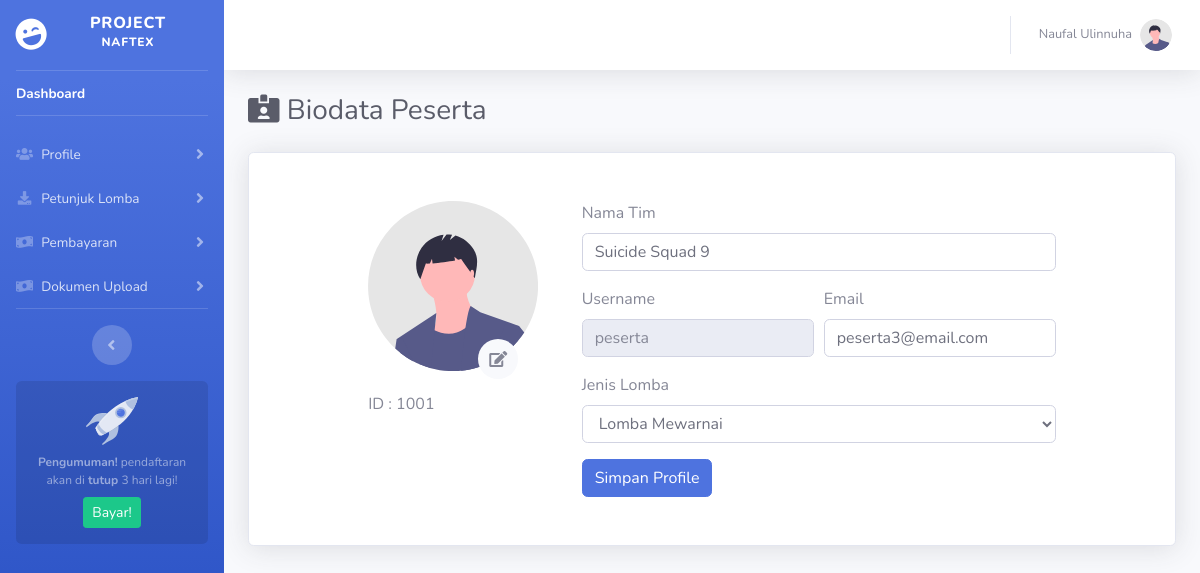
/admin/biodata.php (signed in), run on an earlier commit of the app's database.
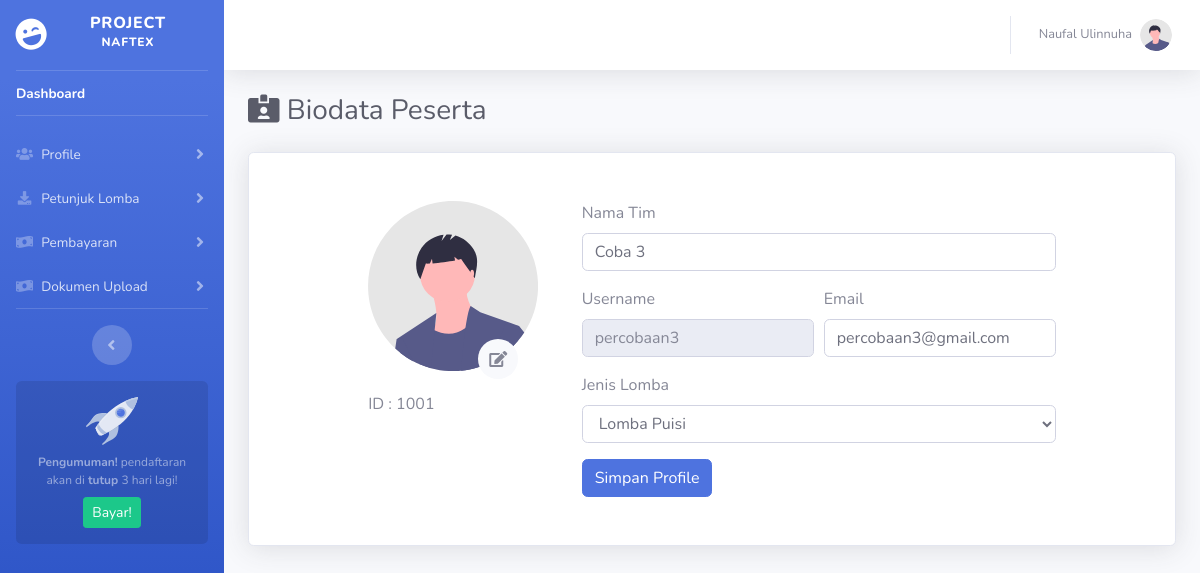
And on a later commit of the database.
### tables this page shows
CREATE TABLE `user` (
  `id_user` int(11) NOT NULL,
  `username` varchar(50) NOT NULL,
  `password` varchar(50) NOT NULL,
  `nama` varchar(50) NOT NULL,
  `email` varchar(50) NOT NULL,
  `level` varchar(50) NOT NULL
);

CREATE TABLE `data_peserta` (
  `id_user` int(11) NOT NULL,
  `id_lomba` int(11) NOT NULL,
  `nama1` varchar(50) NOT NULL,
  `wa1` varchar(15) NOT NULL,
  `univ1` varchar(50) NOT NULL,
  `ttl1` varchar(15) NOT NULL,
  `alamat1` varchar(100) NOT NULL,
  `nama2` varchar(50) NOT NULL,
  `wa2` varchar(15) NOT NULL,
  `univ2` varchar(50) NOT NULL,
  `ttl2` varchar(15) NOT NULL,
  `alamat2` varchar(100) NOT NULL,
  `nama3` varchar(50) NOT NULL,
  `wa3` varchar(15) NOT NULL,
  `univ3` varchar(50) NOT NULL,
  `ttl3` varchar(15) NOT NULL,
  `alamat3` varchar(100) NOT NULL
);

CREATE TABLE `data_lomba` (
  `id_lomba` int(11) NOT NULL,
  `nama` varchar(50) NOT NULL,
  `deskripsi1` varchar(50) NOT NULL,
  `deskripsi2` varchar(50) NOT NULL
);

### admin/include/session.php (called while the page is built, shortened)
<?php
	$id_user = $_SESSION['id_user'];
	$sql_n = "SELECT `nama` FROM `user` WHERE `id_user`='$id_user'";
    $query_n = mysqli_query($koneksi, $sql_n);
    while($data_n = mysqli_fetch_row($query_n)){
      $nama = $data_n[0];
    }
?>

### admin/biodata.php (the view, shortened to what this page needs)
<?php
    include('../koneksi/koneksi.php');
    include('include/session.php');
?>
<!DOCTYPE html>
<html lang="en">
<?php include "include/head.php" ?>
<body id="page-top">
    <div id="wrapper">
        <?php include "include/sidebar.php" ?>
        <div id="content-wrapper" class="d-flex flex-column">
            <div id="content">
                <?php include "include/navbar.php" ?>
                <div class="container-fluid">
                    <h1 class="h3 mb-4 text-gray-800"><i class="fas fa-id-card-alt"></i> Biodata Peserta</h1>
                    <div class="container mt-2 card shadow p-5">
                        <div class="row justify-content-center">
                            <div class="col-md-3">
                                <img src="img/undraw_profile.svg" alt="foto-profile" width="170px">
                                <a href="#" class="btn btn-circle bg-light" style="margin: -50px 0 0 110px; position: relative; z-index: 1;"><i class="fas fa-edit "></i></a>
                                <h6 class="h6"> ID : <?= "100".$id_user ?></h6>
                            </div>
                            <div class="col-md-7">
                                <?php
                                    $sql_d = "SELECT `user`.`nama`,`user`.`username`,`user`.`email`,`data_peserta`.`id_lomba` FROM `user` INNER JOIN `data_peserta` ON `user`.`id_user`=`data_peserta`.`id_user`";
                                    $query_d = mysqli_query($koneksi,$sql_d);
                                    while ($data_d = mysqli_fetch_row($query_d)) {
                                        $nama       = $data_d[0];
                                        $username   = $data_d[1];
                                        $email      = $data_d[2];
                                        $id_lomba   = $data_d[3];
                                    }
                                ?>
                                <form method="post">
                                    <div class="form-group">
                                        <label for="nama">Nama Tim</label>
                                        <input type="text" name="nama" class="form-control" id="inputnama" value="<?= $nama ?>">
                                    </div>
                                    <div class="form-row">
                                        <div class="form-group col-md-6">
                                            <label for="username">Username</label>
                                            <input type="text" class="form-control" id="username" placeholder="<?= $username ?>" disabled>
                                        </div>
                                        <div class="form-group col-md-6">
                                            <label for="email">Email</label>
                                            <input type="text" name="email" class="form-control" id="email" value="<?= $email ?>">
                                        </div>
                                    </div>
                                    <div class="form-group">
                                        <label for="id_lomba">Jenis Lomba</label>
                                        <select class="form-control" id="id_lomba" name="id_lomba">
                                            <?php
                                                $sql_l = "SELECT `id_lomba`,`nama` FROM `data_lomba` ORDER BY `nama`";
                                                $query_l = mysqli_query($koneksi,$sql_l);
                                                while ($data_l = mysqli_fetch_row($query_l)) {
                                                    $id_l   = $data_l[0];
                                                    $nama_l = $data_l[1];
                                                ?>
                                                <option value="<?= $id_l ?>" <?php if($id_l==$id_lomba){echo "selected";} ?>><?= $nama_l ?></option>
                                                <?php }
                                            ?>
                                        </select>
                                    </div>
                                    <button type="submit" name="submit" class="btn btn-primary">Simpan Profile</button>
                                </form>
                            </div>
                        </div>
                    </div>
                </div>
            </div>
        </div>
    </div>
</body>
</html>

### admin/include/head.php (shortened to what this page needs)
<!DOCTYPE html>
<html lang="en">
<head>
    <link href="vendor/fontawesome-free/css/all.min.css" rel="stylesheet" type="text/css" />
    <link href="css/sb-admin-2.min.css" rel="stylesheet" />
</head>

### admin/include/sidebar.php (shortened to what this page needs)
<ul class="navbar-nav bg-gradient-primary sidebar sidebar-dark accordion" id="accordionSidebar">
    <a class="sidebar-brand d-flex align-items-center justify-content-center" href="index.html">
        <div class="sidebar-brand-icon rotate-n-15">
            <i class="fas fa-laugh-wink"></i>
        </div>
        <div class="sidebar-brand-text mx-3">Project <sup>NAFTEX</sup></div>
    </a>
    <hr class="sidebar-divider my-0" />
    <li class="nav-item active">
        <a class="nav-link" href="index.php">
            <span>Dashboard</span></a>
    </li>
    <hr class="sidebar-divider" />
    <li class="nav-item">
        <a class="nav-link collapsed" href="#" data-toggle="collapse" data-target="#collapseTwo" aria-expanded="true" aria-controls="collapseTwo">
            <i class="fas fa-fw fa-users"></i>
            <span>Profile</span>
        </a>
    </li>
    <li class="nav-item">
        <a class="nav-link collapsed" href="#" data-toggle="collapse" data-target="#downloads" aria-expanded="true" aria-controls="downloads">
            <i class="fas fa-fw fa-download"></i>
            <span>Petunjuk Lomba</span>
        </a>
    </li>
    <li class="nav-item">
        <a class="nav-link collapsed" href="#" data-toggle="collapse" data-target="#collapseUtilities" aria-expanded="true" aria-controls="collapseUtilities">
            <i class="fas fa-fw fa-money-bill-wave"></i>
            <span>Pembayaran</span>
        </a>
    </li>
    <li class="nav-item">
        <a class="nav-link collapsed" href="#" data-toggle="collapse" data-target="#dokumenupload" aria-expanded="true" aria-controls="dokumenupload">
            <i class="fas fa-fw fa-money-bill-wave"></i>
            <span>Dokumen Upload</span>
        </a>
    </li>
    <hr class="sidebar-divider d-none d-md-block" />
    <div class="text-center d-none d-md-inline">
        <button class="rounded-circle border-0" id="sidebarToggle"></button>
    </div>
    <div class="sidebar-card">
        <img class="sidebar-card-illustration mb-2" src="img/undraw_rocket.svg" alt="" />
        <p class="text-center mb-2"><strong>Pengumuman!</strong> pendaftaran akan di <b>tutup</b> 3 hari lagi!</p>
        <a class="btn btn-success btn-sm" href="https://startbootstrap.com/theme/sb-admin-pro">Bayar!</a>
    </div>
</ul>

### admin/include/navbar.php (shortened to what this page needs)
<nav class="navbar navbar-expand navbar-light bg-white topbar mb-4 static-top shadow">
    <ul class="navbar-nav ml-auto">
        <li class="nav-item dropdown no-arrow">
            <a class="nav-link dropdown-toggle" href="#" id="userDropdown" role="button" data-toggle="dropdown" aria-haspopup="true" aria-expanded="false">
                <span class="mr-2 d-none d-lg-inline text-gray-600 small"><?= $nama ?></span>
                <img class="img-profile rounded-circle" src="img/undraw_profile.svg" />
            </a>
        </li>
    </ul>
</nav>

### admin/include/head.php (style rules this page uses)
.nav-item .nav-link { padding-top: 10px !important; padding-bottom: 10px !important }

What changed in the data, as far as the page shows it:
no longer on this page (row unchanged): data_peserta: nama "Suicide Squad 9", id_user.username "peserta", email "peserta3@email.com", id_lomba "Lomba Mewarnai"
added user: nama "Coba 3", username "percobaan3", email "percobaan3@gmail.com"
added data_peserta: id_lomba "Lomba Puisi"
